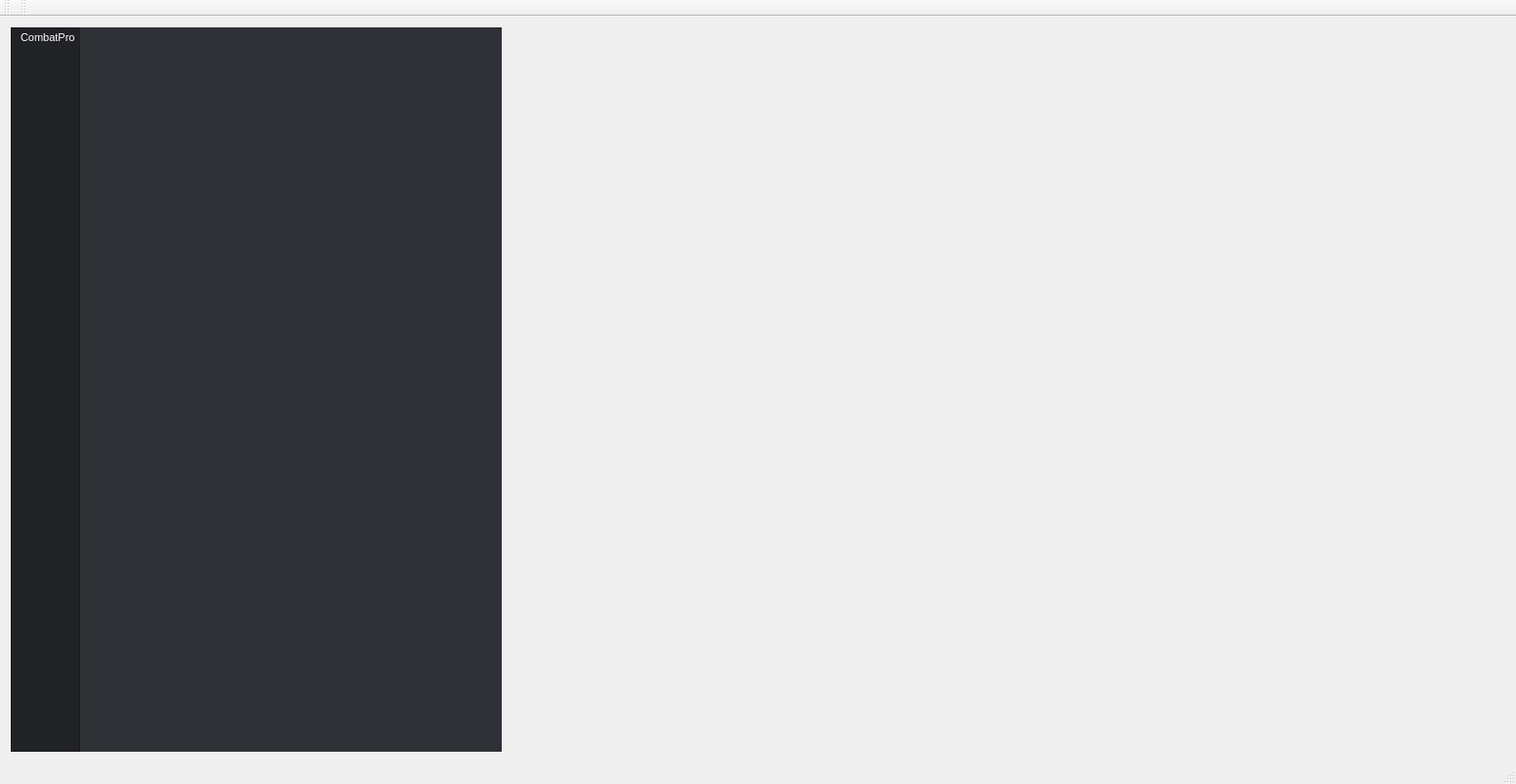
<?xml version="1.0" encoding="UTF-8"?>
<ui version="4.0">
 <class>MainWindow</class>
 <widget class="QMainWindow" name="MainWindow">
  <property name="geometry">
   <rect>
    <x>0</x>
    <y>0</y>
    <width>1550</width>
    <height>802</height>
   </rect>
  </property>
  <property name="windowTitle">
   <string>CombatPro</string>
  </property>
  <property name="styleSheet">
   <string notr="true">QPushButton {
	float: right;
	margin-right:5px;
	border-radius: 5px;
	-moz-border-radius: 5px;
	-webkit-border-radius: 5px;
	padding: 5px 9px;
	font-size: 1.2em;
	color: rgb(255, 255, 255);
	background-color: rgb(207, 26, 68);
	text-shadow: #454545 0 0 2px;
	border-botton: 4px solid rgba(217, 91, 72, 1);;
}

QPushButton::hover {
	float: right;
	margin-right:5px;
	border-radius: 5px;
	-moz-border-radius: 5px;
	-webkit-border-radius: 5px;
	padding: 5px 9px;
	font-size: 1.2em;
	color: rgb(207, 26, 68);
	background-color: rgb(255, 255, 255);
	text-shadow: #454545 0 0 2px;
	border-botton: 4px solid rgba(217, 91, 72, 1);;
}

QLineEdit{
	background-color: #fff;
	color: #000;
	selection-color: #fff;
	selection-background-color: #507098;
        border-radius: 3px;
        padding-left: 2px;

}

QLineEdit:hover {
        border: 1px solid rgb(255, 26, 68);
}


/*-----QScrollBar-----*/
QScrollBar:horizontal 
{
    background-color: #333;
    height: 8px;
    margin: 0px;
    padding: 0px;

}


QScrollBar::handle:horizontal 
{
    border: 1px solid #111;
    background-color: #535353;

}


QScrollBar::add-line:horizontal, QScrollBar::sub-line:horizontal,
QScrollBar::add-page:horizontal, QScrollBar::sub-page:horizontal 
{
    width: 0px;
    background-color: transparent;

}


QScrollBar:vertical 
{
    background-color: #333;
    width: 8px;
    margin: 0;

}


QScrollBar::handle:vertical 
{
    border: 1px solid #111;
    background-color: #535353;

}


QScrollBar::add-line:vertical, QScrollBar::sub-line:vertical,
QScrollBar::add-page:vertical, QScrollBar::sub-page:vertical 
{
    height: 0px;
    background-color: transparent;

}</string>
  </property>
  <widget class="QWidget" name="centralWidget">
   <layout class="QGridLayout" name="gridLayout_2">
    <property name="horizontalSpacing">
     <number>0</number>
    </property>
    <item row="0" column="0">
     <widget class="QFrame" name="toolbar_frame">
      <property name="minimumSize">
       <size>
        <width>71</width>
        <height>0</height>
       </size>
      </property>
      <property name="maximumSize">
       <size>
        <width>71</width>
        <height>16777215</height>
       </size>
      </property>
      <property name="styleSheet">
       <string notr="true">QFrame {
		background-color: rgb(32, 34, 37);
}</string>
      </property>
      <property name="frameShape">
       <enum>QFrame::StyledPanel</enum>
      </property>
      <property name="frameShadow">
       <enum>QFrame::Raised</enum>
      </property>
      <widget class="QToolButton" name="read_in_btn">
       <property name="geometry">
        <rect>
         <x>10</x>
         <y>20</y>
         <width>50</width>
         <height>50</height>
        </rect>
       </property>
       <property name="minimumSize">
        <size>
         <width>50</width>
         <height>50</height>
        </size>
       </property>
       <property name="maximumSize">
        <size>
         <width>50</width>
         <height>50</height>
        </size>
       </property>
       <property name="styleSheet">
        <string notr="true">QToolButton {
	image: url(:/image/Resources/image/read-in.png);
	size: 24px;
	border: none;
}</string>
       </property>
       <property name="text">
        <string/>
       </property>
      </widget>
      <widget class="QToolButton" name="angp_out_btn">
       <property name="geometry">
        <rect>
         <x>10</x>
         <y>530</y>
         <width>50</width>
         <height>50</height>
        </rect>
       </property>
       <property name="minimumSize">
        <size>
         <width>50</width>
         <height>50</height>
        </size>
       </property>
       <property name="maximumSize">
        <size>
         <width>50</width>
         <height>50</height>
        </size>
       </property>
       <property name="styleSheet">
        <string notr="true">QToolButton {
	image: url(:/image/Resources/image/angp-out.png);
	size: 24px;
	border: none;
}</string>
       </property>
       <property name="text">
        <string/>
       </property>
      </widget>
      <widget class="QToolButton" name="area_out_btn">
       <property name="geometry">
        <rect>
         <x>10</x>
         <y>650</y>
         <width>50</width>
         <height>50</height>
        </rect>
       </property>
       <property name="minimumSize">
        <size>
         <width>50</width>
         <height>50</height>
        </size>
       </property>
       <property name="maximumSize">
        <size>
         <width>50</width>
         <height>50</height>
        </size>
       </property>
       <property name="styleSheet">
        <string notr="true">QToolButton {
	image: url(:/image/Resources/image/area-out.png);
	size: 24px;
	border: none;
}</string>
       </property>
       <property name="text">
        <string/>
       </property>
      </widget>
      <widget class="QToolButton" name="angp_in_btn">
       <property name="geometry">
        <rect>
         <x>10</x>
         <y>80</y>
         <width>50</width>
         <height>50</height>
        </rect>
       </property>
       <property name="minimumSize">
        <size>
         <width>50</width>
         <height>50</height>
        </size>
       </property>
       <property name="maximumSize">
        <size>
         <width>50</width>
         <height>50</height>
        </size>
       </property>
       <property name="styleSheet">
        <string notr="true">QToolButton {
	image: url(:/image/Resources/image/angp-in-active.png);
	size: 24px;
	border: none;
}</string>
       </property>
       <property name="text">
        <string/>
       </property>
      </widget>
      <widget class="QToolButton" name="avp_in_btn">
       <property name="geometry">
        <rect>
         <x>10</x>
         <y>140</y>
         <width>50</width>
         <height>50</height>
        </rect>
       </property>
       <property name="minimumSize">
        <size>
         <width>50</width>
         <height>50</height>
        </size>
       </property>
       <property name="maximumSize">
        <size>
         <width>50</width>
         <height>50</height>
        </size>
       </property>
       <property name="styleSheet">
        <string notr="true">QToolButton {
	image: url(:/image/Resources/image/avp-in.png);
	size: 24px;
	border: none;
}</string>
       </property>
       <property name="text">
        <string/>
       </property>
      </widget>
      <widget class="QToolButton" name="avp_out_btn">
       <property name="geometry">
        <rect>
         <x>10</x>
         <y>590</y>
         <width>50</width>
         <height>50</height>
        </rect>
       </property>
       <property name="minimumSize">
        <size>
         <width>50</width>
         <height>50</height>
        </size>
       </property>
       <property name="maximumSize">
        <size>
         <width>50</width>
         <height>50</height>
        </size>
       </property>
       <property name="styleSheet">
        <string notr="true">QToolButton {
	image: url(:/image/Resources/image/avp-out-active.png);
	size: 24px;
	border: none;
}</string>
       </property>
       <property name="text">
        <string/>
       </property>
      </widget>
      <widget class="QLabel" name="title_label">
       <property name="geometry">
        <rect>
         <x>10</x>
         <y>0</y>
         <width>71</width>
         <height>20</height>
        </rect>
       </property>
       <property name="font">
        <font>
         <family>Arial</family>
         <pointsize>8</pointsize>
        </font>
       </property>
       <property name="styleSheet">
        <string notr="true">color: white;</string>
       </property>
       <property name="text">
        <string>CombatPro</string>
       </property>
      </widget>
      <widget class="QToolButton" name="aon_in_btn">
       <property name="geometry">
        <rect>
         <x>10</x>
         <y>210</y>
         <width>50</width>
         <height>50</height>
        </rect>
       </property>
       <property name="minimumSize">
        <size>
         <width>50</width>
         <height>50</height>
        </size>
       </property>
       <property name="maximumSize">
        <size>
         <width>50</width>
         <height>50</height>
        </size>
       </property>
       <property name="styleSheet">
        <string notr="true">QToolButton {
	image: url(:/image/Resources/image/aon-in.png);
	size: 24px;
	border: none;
}</string>
       </property>
       <property name="text">
        <string/>
       </property>
      </widget>
     </widget>
    </item>
    <item row="0" column="1">
     <widget class="QFrame" name="frame">
      <property name="minimumSize">
       <size>
        <width>431</width>
        <height>0</height>
       </size>
      </property>
      <property name="maximumSize">
       <size>
        <width>431</width>
        <height>16777215</height>
       </size>
      </property>
      <property name="styleSheet">
       <string notr="true">QFrame {
	background: rgb(47, 49, 54); 
	border: none;
}

QGroupBox {
	title: white; 
	color: white; 
}

QLabel { 
	color: white; 
}
</string>
      </property>
      <property name="frameShape">
       <enum>QFrame::StyledPanel</enum>
      </property>
      <property name="frameShadow">
       <enum>QFrame::Raised</enum>
      </property>
      <widget class="QWidget" name="gridLayoutWidget">
       <property name="geometry">
        <rect>
         <x>10</x>
         <y>250</y>
         <width>411</width>
         <height>261</height>
        </rect>
       </property>
       <layout class="QGridLayout" name="data_in_layout">
        <property name="spacing">
         <number>0</number>
        </property>
       </layout>
      </widget>
      <widget class="QWidget" name="gridLayoutWidget_2">
       <property name="geometry">
        <rect>
         <x>10</x>
         <y>530</y>
         <width>411</width>
         <height>191</height>
        </rect>
       </property>
       <layout class="QGridLayout" name="data_out_layout">
        <property name="sizeConstraint">
         <enum>QLayout::SetDefaultConstraint</enum>
        </property>
        <property name="spacing">
         <number>0</number>
        </property>
       </layout>
      </widget>
      <widget class="QWidget" name="gridLayoutWidget_3">
       <property name="geometry">
        <rect>
         <x>10</x>
         <y>10</y>
         <width>411</width>
         <height>241</height>
        </rect>
       </property>
       <layout class="QGridLayout" name="pos_layout">
        <property name="spacing">
         <number>0</number>
        </property>
       </layout>
      </widget>
     </widget>
    </item>
    <item row="0" column="2">
     <layout class="QGridLayout" name="gridLayout">
      <item row="0" column="0">
       <widget class="QCustomPlot" name="angpPlot" native="true"/>
      </item>
      <item row="1" column="0">
       <widget class="QCustomPlot" name="avpPlot" native="true"/>
      </item>
     </layout>
    </item>
   </layout>
  </widget>
  <widget class="QMenuBar" name="menuBar">
   <property name="enabled">
    <bool>true</bool>
   </property>
   <property name="geometry">
    <rect>
     <x>0</x>
     <y>0</y>
     <width>1550</width>
     <height>20</height>
    </rect>
   </property>
  </widget>
  <widget class="QToolBar" name="mainToolBar">
   <property name="enabled">
    <bool>true</bool>
   </property>
   <attribute name="toolBarArea">
    <enum>TopToolBarArea</enum>
   </attribute>
   <attribute name="toolBarBreak">
    <bool>false</bool>
   </attribute>
  </widget>
  <widget class="QStatusBar" name="statusBar"/>
  <widget class="QToolBar" name="toolBar">
   <property name="windowTitle">
    <string>toolBar</string>
   </property>
   <attribute name="toolBarArea">
    <enum>TopToolBarArea</enum>
   </attribute>
   <attribute name="toolBarBreak">
    <bool>false</bool>
   </attribute>
  </widget>
 </widget>
 <layoutdefault spacing="6" margin="11"/>
 <customwidgets>
  <customwidget>
   <class>QCustomPlot</class>
   <extends>QWidget</extends>
   <header>QCustomPlot/qcustomplot.h</header>
   <container>1</container>
  </customwidget>
 </customwidgets>
 <resources/>
 <connections/>
</ui>
